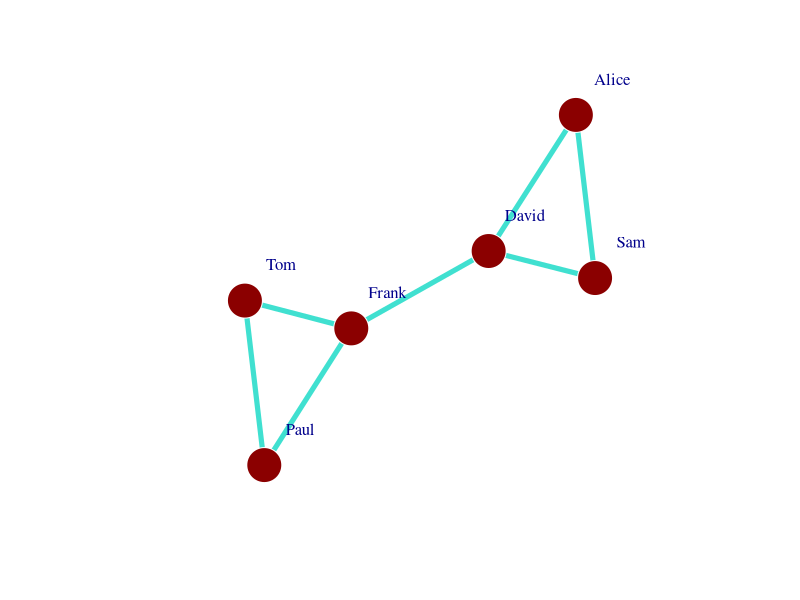

Reproduce this figure in R.
## ---- chunk 1
knitr::opts_chunk$set(warning = FALSE, message = FALSE) 
## ---- chunk 2
require(igraph)

g <- graph(edges=c('Alice','Sam','Sam','David','David','Alice','Frank','David','Frank','Paul','Paul','Tom','Tom','Frank'), directed = FALSE)
igraph_options(plot.layout=layout_nicely, vertex.size=20, vertex.frame.color=F, edge.width=5, edge.color='turquoise', vertex.label.dist=4, vertex.color='red4')
plot(g)
laplacian_matrix(g)
## ---- chunk 3
I = matrix(c(-1,0,1,0,0,0,-1,1,0,0,0,0,0,-1,1,0,0,0,0,0,-1,1,0,0,0,0,0,-1,1,0,0,0,0,-1,1,0,0,0,0,0,-1,1),nrow=7,byrow = TRUE)

# Now we recover the Laplacian:

(Laplacian = t(I) %*% I)
## ---- chunk 4
eig <- eigen(Laplacian)
## ---- chunk 5
round(eig$vec[,ncol(eig$vec)],2)

## ---- chunk 6
eig <- eigen(Laplacian)
round(eig$vec[,ncol(eig$vec)-1],2)
